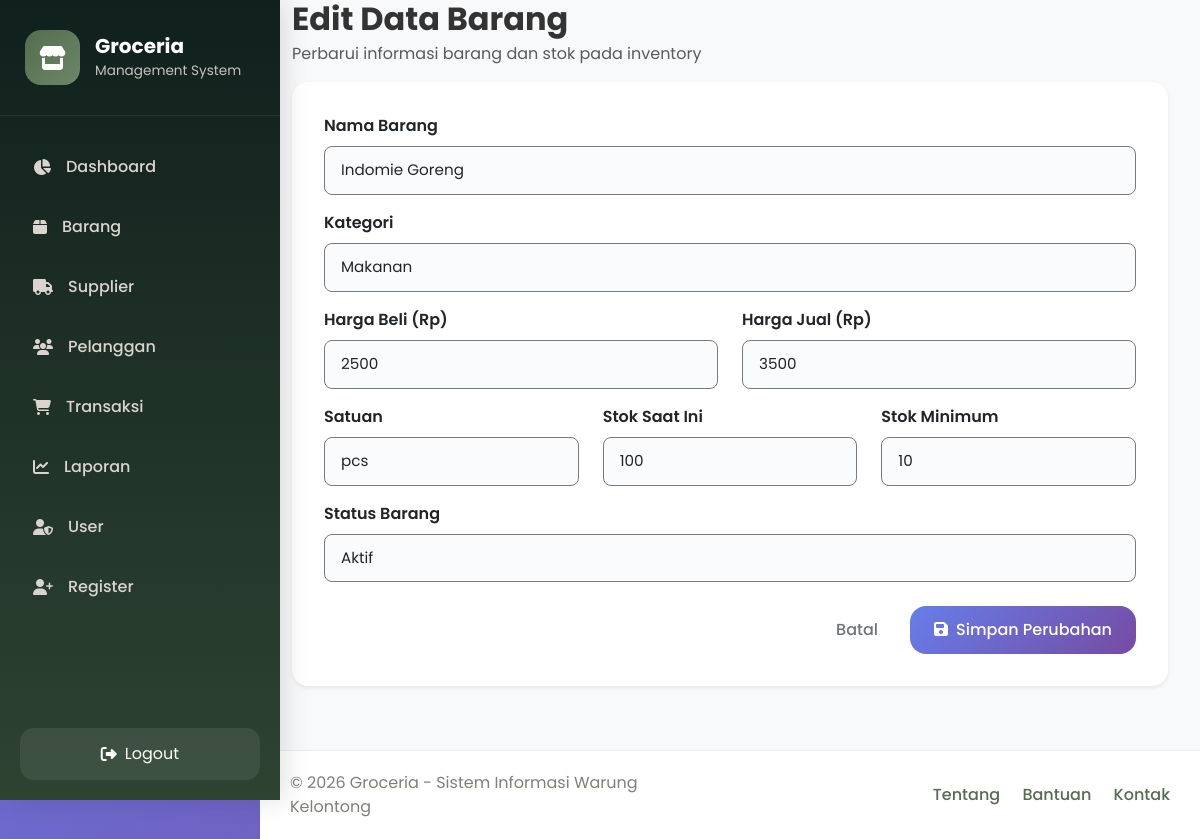
Before: /barang/edit_barang.php?id=1 (signed in) with the older database file.
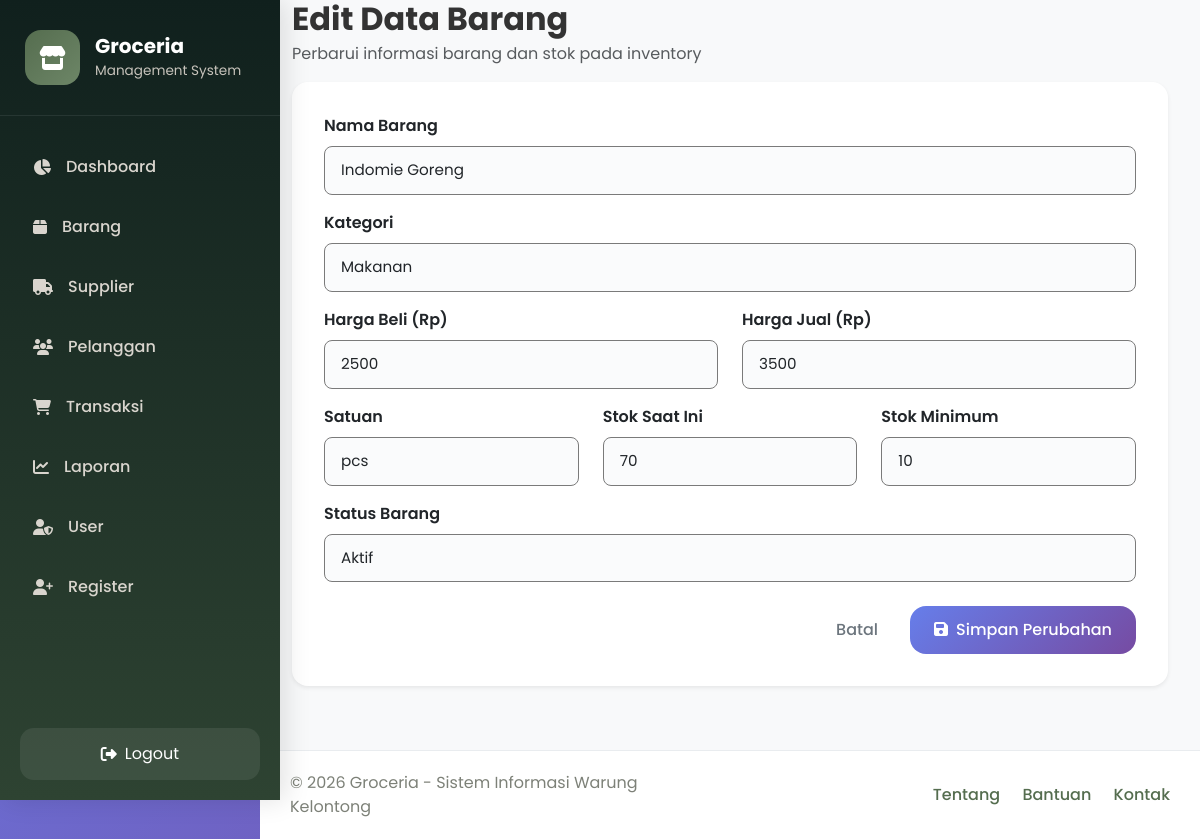
After: the same page with the newer database file.
### tables this page shows
CREATE TABLE `stok` (
  `id_stok` int(11) NOT NULL,
  `id_barang` int(11) DEFAULT NULL,
  `jumlah_stok` int(11) DEFAULT NULL,
  `stok_minimum` int(11) DEFAULT NULL,
  `terakhir_diupdate` datetime DEFAULT NULL
);

CREATE TABLE `barang` (
  `id_barang` int(11) NOT NULL,
  `nama_barang` varchar(100) DEFAULT NULL,
  `kategori` varchar(50) DEFAULT NULL,
  `harga_beli` int(11) DEFAULT NULL,
  `harga_jual` int(11) DEFAULT NULL,
  `satuan` varchar(20) DEFAULT NULL,
  `tanggal_ditambahkan` date DEFAULT NULL,
  `status_barang` enum('aktif','nonaktif') DEFAULT NULL
);

### barang/edit_barang.php (the view, shortened to what the changed rows need)
<?php
require_once '../config/koneksi.php';
$id_barang = $_GET['id'] ?? '';
$sql = "
    SELECT b.*, st.jumlah_stok, st.stok_minimum
    FROM barang b
    LEFT JOIN stok st ON b.id_barang = st.id_barang
    WHERE b.id_barang = ?
";
$stmt = $conn->prepare($sql);
$stmt->bind_param("s", $id_barang);
$stmt->execute();
$result = $stmt->get_result();
$data = $result->fetch_assoc();
?>
<!DOCTYPE html>
<html lang="id">
<head>
    <link href="https://cdn.jsdelivr.net/npm/bootstrap@5.3.3/dist/css/bootstrap.min.css" rel="stylesheet">
    <link href="https://cdnjs.cloudflare.com/ajax/libs/font-awesome/6.5.1/css/all.min.css" rel="stylesheet">
    <link href="../assets/css/style.css" rel="stylesheet">
</head>
<body>
    <div class="wrapper d-flex max-vh-100">
        <div class="main-content">
            <div class="content-body">
                <div class="mb-4">
                    <h2 class="fw-bold mb-1">Edit Data Barang</h2>
                    <div class="card border-0 rounded-4 shadow-sm">
                        <div class="card-body p-4.5">
                            <form action="proses_edit_barang.php" method="POST">
                                <div class="mb-3">
                                    <label class="form-label fw-semibold">Nama Barang</label>
                                    <input
                                        type="text"
                                        name="nama_barang"
                                        class="form-control"
                                        style="border: 1px solid #7a7a7a; border-radius: 8px;"
                                        value="<?= htmlspecialchars($data['nama_barang']); ?>"
                                        required>
                                </div>
                                <div class="row mb-3">
                                    <div class="col-md-6 mb-3 mb-md-0">
                                        <label class="form-label fw-semibold">Harga Beli (Rp)</label>
                                        <input
                                            type="number"
                                            name="harga_beli"
                                            class="form-control"
                                            style="border: 1px solid #7a7a7a; border-radius: 8px;"
                                            min="0"
                                            value="<?= $data['harga_beli']; ?>"
                                            required>
                                    </div>
                                    <div class="col-md-6">
                                        <label class="form-label fw-semibold">Harga Jual (Rp)</label>
                                        <input
                                            type="number"
                                            name="harga_jual"
                                            class="form-control"
                                            style="border: 1px solid #7a7a7a; border-radius: 8px;"
                                            min="0"
                                            value="<?= $data['harga_jual']; ?>"
                                            required>
                                    </div>
                                </div>
                                <div class="row mb-3">
                                    <div class="col-md-4 mb-3 mb-md-0">
                                        <label class="form-label fw-semibold">Satuan</label>
                                        <input
                                            type="text"
                                            name="satuan"
                                            placeholder="Contoh: pcs, renteng, kg"
                                            class="form-control"
                                            style="border: 1px solid #7a7a7a; border-radius: 8px;"
                                            value="<?= htmlspecialchars($data['satuan']); ?>"
                                            required>
                                    </div>
                                    <div class="col-md-4 mb-3 mb-md-0">
                                        <label class="form-label fw-semibold">Stok Saat Ini</label>
                                        <input
                                            type="number"
                                            name="jumlah_stok"
                                            class="form-control"
                                            style="border: 1px solid #7a7a7a; border-radius: 8px;"
                                            value="<?= $data['jumlah_stok'] ?? 0; ?>"
                                            min="0"
                                            required>
                                    </div>
                                    <div class="col-md-4">
                                        <label class="form-label fw-semibold">Stok Minimum</label>
                                        <input
                                            type="number"
                                            name="stok_minimum"
                                            class="form-control"
                                            style="border: 1px solid #7a7a7a; border-radius: 8px;"
                                            value="<?= $data['stok_minimum'] ?? 5; ?>"
                                            min="0"
                                            required>
                                    </div>
                                </div>
                            </form>
                        </div>
                    </div>
                </div>
            </div>
        </div>
    </div>
</body>
</html>

Changed rows visible on the page:
changed stok "Indomie Goreng": jumlah_stok "100" → "70"
